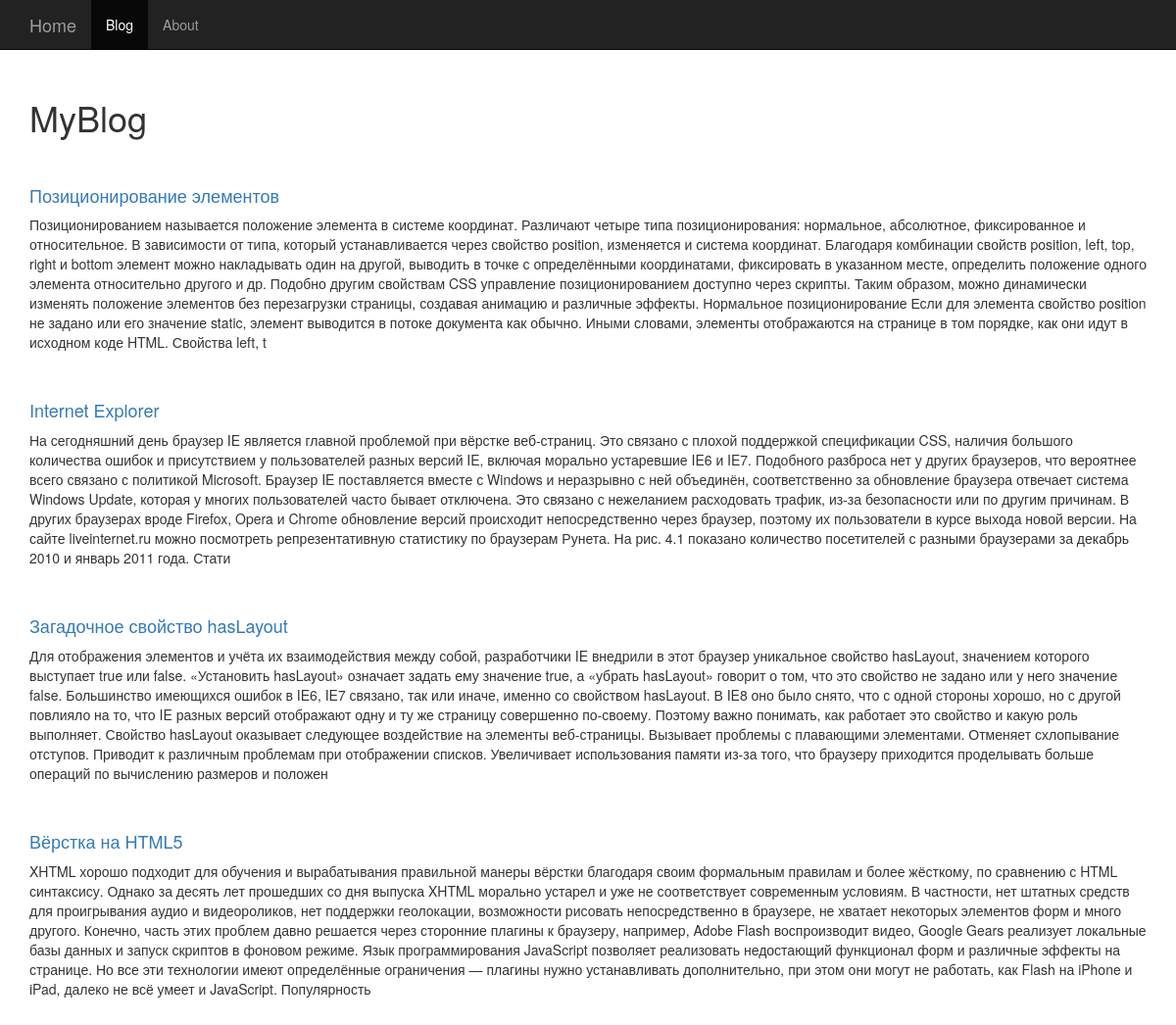
Screenshot of /blog/ with the database file from the repository.
### blog/models.py (models this page shows, shortened)
class Article(models.Model):
    title = models.CharField(max_length=200)
    text = models.TextField()
    user = models.ForeignKey(User)
    def get_short_text(self):
        if len(self.text) > SHORT_TEXT_LEN:
            return self.text[:SHORT_TEXT_LEN]
        else:
            return self.text

### blog/views.py (the view)
def blog_home(request):
    articles = Article.objects.all()
    context = {
        'articles': articles
    }
    return render(request, 'blog/home.html', context)

### blog/templates/blog/home.html (shortened to what this page needs)
{% extends 'blog/base.html' %}
{% block content %}
    <h1>MyBlog</h1>
    {% for article in articles %}
        <a href="{% url 'blog:article' article.id %}"><h4>{{ article.title }}</h4></a>
        <p style="margin-bottom: 50px">{{ article.get_short_text }}</p>
    {% endfor %}
{% endblock %}

### blog/static/blog/style.css (style rules this page uses)
h4 { margin-top: 50px; }

### rows the page displays
Article: title "Позиционирование элементов", get_short_text "Позиционированием называется положение элемента в системе координат. Различают четыре типа позиционирования: нормальное, абсолютное, фиксированное и относительное. В зависимости от типа, который устанавливается через свойство position, изменяется и система координат. Благодаря комбинации свойств position, left, top, right и bottom элемент можно накладывать один на другой, выводить в точке с определёнными координатами, фиксировать в указанном месте, определить положение одного элемента относительно другого и др. Подобно другим свойствам CSS управление позиционированием доступно через скрипты. Таким образом, можно динамически изменять положение элементов без перезагрузки страницы, создавая…"
Article: title "Internet Explorer", get_short_text "На сегодняшний день браузер IE является главной проблемой при вёрстке веб-страниц. Это связано с плохой поддержкой спецификации CSS, наличия большого количества ошибок и присутствием у пользователей разных версий IE, включая морально устаревшие IE6 и IE7. Подобного разброса нет у других браузеров, что вероятнее всего связано с политикой Microsoft. Браузер IE поставляется вместе с Windows и неразрывно с ней объединён, соответственно за обновление браузера отвечает система Windows Update, которая у многих пользователей часто бывает отключена. Это связано с нежеланием расходовать трафик, из-за безопасности или по другим причинам. В других браузерах вроде Firefox, Opera и Chrome обновление…"
Article: title "Загадочное свойство hasLayout", get_short_text "Для отображения элементов и учёта их взаимодействия между собой, разработчики IE внедрили в этот браузер уникальное свойство hasLayout, значением которого выступает true или false. «Установить hasLayout» означает задать ему значение true, а «убрать hasLayout» говорит о том, что это свойство не задано или у него значение false. Большинство имеющихся ошибок в IE6, IE7 связано, так или иначе, именно со свойством hasLayout. В IE8 оно было снято, что с одной стороны хорошо, но с другой повлияло на то, что IE разных версий отображают одну и ту же страницу совершенно по-своему. Поэтому важно понимать, как работает это свойство и какую роль выполняет. Свойство hasLayout оказывает следующее…"
Article: title "Вёрстка на HTML5", get_short_text "XHTML хорошо подходит для обучения и вырабатывания правильной манеры вёрстки благодаря своим формальным правилам и более жёсткому, по сравнению с HTML синтаксису. Однако за десять лет прошедших со дня выпуска XHTML морально устарел и уже не соответствует современным условиям. В частности, нет штатных средств для проигрывания аудио и видеороликов, нет поддержки геолокации, возможности рисовать непосредственно в браузере, не хватает некоторых элементов форм и много другого. Конечно, часть этих проблем давно решается через сторонние плагины к браузеру, например, Adobe Flash воспроизводит видео, Google Gears реализует локальные базы данных и запуск скриптов в фоновом режиме. Язык…"
